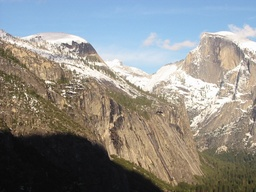
//> input picture Assignment/input1.jpg, 256 x 192 px, shrunk from 640 x 480 before the run
$ ./SIFT-skeleton   (built with g++ and OpenCV 4, older OpenCV classes emulated)
//> lines starting //> are read from the running program, lines starting //| are printed output that depends on the picture; after the words box and inside, x2 and y2 are one past the last pixel; in counts of white or black regions, pixels touching at a corner belong together
#include <opencv2/opencv.hpp>
#include <opencv2/nonfree/nonfree.hpp>
#include <iostream>
#include <vector>
#include <cmath>

#define RATIO_THR 0.4

using namespace std;
using namespace cv;

double euclidDistance(Mat& vec1, Mat& vec2);
int nearestNeighbor(Mat& vec, vector<KeyPoint>& keypoints, Mat& descriptors);
void findPairs(vector<KeyPoint>& keypoints1, Mat& descriptors1,
	vector<KeyPoint>& keypoints2, Mat& descriptors2,
	vector<Point2f>& srcPoints, vector<Point2f>& dstPoints, bool crossCheck, bool ratio_threshold);

int main() {

	Mat input1 = imread("input1.jpg", CV_LOAD_IMAGE_COLOR);
//> input1 is the input picture: 192 rows x 256 cols, CV_8UC3; mean B, G, R 135.4, 139.3, 139.5
	Mat input2 = imread("input2.jpg", CV_LOAD_IMAGE_COLOR);
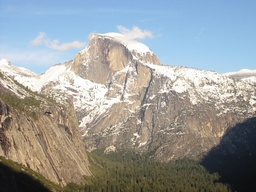
//> input picture Assignment/input2.jpg, 256 x 192 px, shrunk from 640 x 480 before the run
//> input2 is the input picture: 192 rows x 256 cols, CV_8UC3; mean B, G, R 155.6, 155.5, 151.7
	Mat input1_gray, input2_gray;

	if (!input1.data || !input2.data)
	{
		std::cout << "Could not open" << std::endl;
		return -1;
	}

	cvtColor(input1, input1_gray, CV_RGB2GRAY);
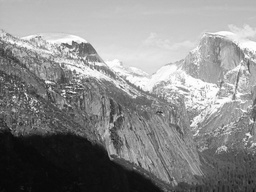
//> input1_gray: 192 rows x 256 cols, CV_8UC1; min 6, max 255, mean 138.2
	cvtColor(input2, input2_gray, CV_RGB2GRAY);
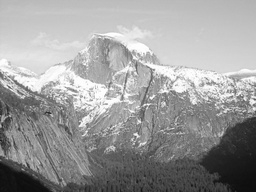
//> input2_gray: 192 rows x 256 cols, CV_8UC1; min 12, max 255, mean 155.1

	FeatureDetector* detector = new SiftFeatureDetector(
		0,		// nFeatures
		4,		// nOctaveLayers
		0.04,	// contrastThreshold
		10,		// edgeThreshold
		1.6		// sigma
	);

	DescriptorExtractor* extractor = new SiftDescriptorExtractor();

	// Create a image for displaying mathing keypoints
	Size size = input2.size();
//> size = Size(256, 192)
	Size sz = Size(size.width + input1_gray.size().width, max(size.height, input1_gray.size().height));
//> sz = Size(512, 192)
	Mat matchingImage = Mat::zeros(sz, CV_8UC3);

	input1.copyTo(matchingImage(Rect(size.width, 0, input1_gray.size().width, input1_gray.size().height)));
	input2.copyTo(matchingImage(Rect(0, 0, size.width, size.height)));
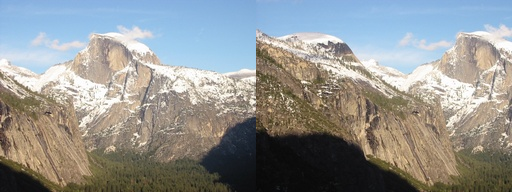
//> matchingImage: 192 rows x 512 cols, CV_8UC3; mean B, G, R 145.5, 147.4, 145.6

	// Compute keypoints and descriptor from the source image in advance
	vector<KeyPoint> keypoints1;
	Mat descriptors1;

	detector->detect(input1_gray, keypoints1);
//> keypoints1 = 462 keypoints; strongest (x, y, size): (73, 42, 2), (84, 58, 1.8), (248, 134, 2.2), (74, 71, 2.1)
	extractor->compute(input1_gray, keypoints1, descriptors1);
	printf("input1 : %d keypoints are found.\n", (int)keypoints1.size());
//| input1 : 462 keypoints are found.

	vector<KeyPoint> keypoints2;
	Mat descriptors2;

	// Detect keypoints
	detector->detect(input2_gray, keypoints2);
//> keypoints2 = 405 keypoints; strongest (x, y, size): (136, 134, 2.3), (151, 98, 2), (245, 99, 2.3), (139, 121, 2.5)
	extractor->compute(input2_gray, keypoints2, descriptors2);

	printf("input2 : %zd keypoints are found.\n", keypoints2.size());
//| input2 : 405 keypoints are found.

	for (int i = 0; i < keypoints1.size(); i++) {
		KeyPoint kp = keypoints1[i];
		kp.pt.x += size.width;
		circle(matchingImage, kp.pt, cvRound(kp.size*0.25), Scalar(255, 255, 0), 1, 8, 0);
	}
//> this loop made 462 passes
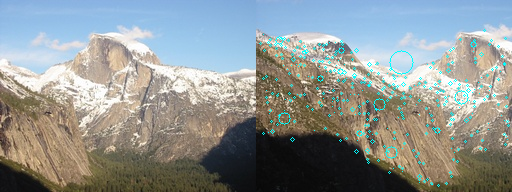
//> matchingImage: 192 rows x 512 cols, CV_8UC3; 1.58% of pixels changed, all inside (x1, y1, x2, y2) = (259, 29, 510, 187)

	for (int i = 0; i < keypoints2.size(); i++) {
		KeyPoint kp = keypoints2[i];
		circle(matchingImage, kp.pt, cvRound(kp.size*0.25), Scalar(255, 255, 0), 1, 8, 0);
	}
//> this loop made 405 passes
//> kp on passes 1 to 3: keypoint at (2.5, 78.4), size 1.8, keypoint at (3.2, 143.7), size 3.4, keypoint at (3.2, 143.7), size 3.4
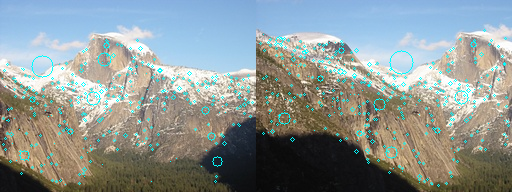
//> matchingImage: 192 rows x 512 cols, CV_8UC3; 1.36% of pixels changed, all inside (x1, y1, x2, y2) = (2, 39, 254, 185)
	Mat matchingImage2;
	matchingImage.copyTo(matchingImage2);
	// Find nearest neighbor pairs
	vector<Point2f> srcPoints;
	vector<Point2f> dstPoints;
	bool crossCheck = true;
	bool ratio_threshold = true;
	findPairs(keypoints1, descriptors1, keypoints2, descriptors2, srcPoints, dstPoints, crossCheck, ratio_threshold);
//> the loop in findPairs, `for (int i = 0; i < descriptors1.rows; i++)` made 462 passes
//> (pt1, nn, nn2, nn_cross, pt2) on passes 1 to 7: (keypoint at (3.8, 43.4), size 3.2, 4, 17, 0, keypoint at (3.8, 69.8), size 3.1), (keypoint at (7.1, 34.2), size 1.9, 169, 254, 375, keypoint at (91.2, 88.8), size 2.1), (keypoint at (7.1, 34.2), size 1.9, 270, 77, 321, keypoint at (147.1, 88.6), size 1.9), (keypoint at (7.1, 132.6), size 5.7, 306, 39, 205, keypoint at (173, 97.1), size 9.4), (keypoint at (7.5, 77.8), size 4.4, 350, 309, 112, keypoint at (213.2, 82.6), size 2.8), (keypoint at (7.6, 49.9), size 2.3, 215, 130, 422, keypoint at (117, 148.9), size 2.3), (keypoint at (9.6, 89.5), size 1.8, 182, 99, 113, keypoint at (101.9, 163.8), size 2)
//> (pt1, nn, nn2, nn_cross) on passes 61 to 66: (keypoint at (40, 64.2), size 1.8, 169, 391, 375), (keypoint at (40, 64.2), size 1.8, 96, 12, 311), (keypoint at (40.9, 94.4), size 1.9, 78, 30, 292), (keypoint at (40.9, 46.9), size 2.2, 65, 182, 282), (keypoint at (42.3, 75.3), size 4.1, 94, 365, 308), (keypoint at (42.4, 65.7), size 1.9, 164, 218, 367)
	printf("%zd keypoints are matched.(I1->I2)\n", srcPoints.size());
//| 135 keypoints are matched.(I1->I2)

	// Draw line between nearest neighbor pairs
	for (int i = 0; i < (int)srcPoints.size(); ++i) {
		Point2f pt1 = srcPoints[i];
		Point2f pt2 = dstPoints[i];
		Point2f from = pt2;
		Point2f to = Point(input1.size().width + pt1.x, pt1.y);
		line(matchingImage, from, to, Scalar(0, 0, 255));
	}
//> this loop made 135 passes
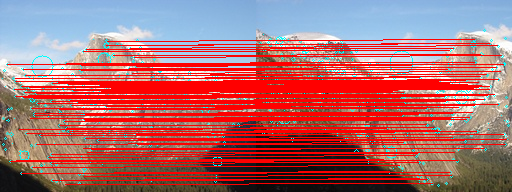
//> matchingImage: 192 rows x 512 cols, CV_8UC3; mean B, G, R 107.7, 105.8, 174.1

	// Display mathing image
	namedWindow("Matching(I1->I2)");
	imshow("Matching(I1->I2)", matchingImage);

	// Find nearest neighbor pairs
	vector<Point2f> srcPoints_cross;
	vector<Point2f> dstPoints_cross;
	findPairs(keypoints2, descriptors2, keypoints1, descriptors1, srcPoints_cross, dstPoints_cross, crossCheck, ratio_threshold);
	printf("%zd keypoints are matched.(I2->I1)\n", srcPoints_cross.size());
//| 132 keypoints are matched.(I2->I1)

	// Draw line between nearest neighbor pairs
	for (int i = 0; i < (int)srcPoints_cross.size(); ++i) {
		Point2f pt1 = srcPoints_cross[i];
		Point2f pt2 = dstPoints_cross[i];
		Point2f from = pt1;
		Point2f to = Point(size.width + pt2.x, pt2.y);
		line(matchingImage2, from, to, Scalar(0, 0, 255));
	}
//> this loop made 132 passes

	// Display mathing image
	namedWindow("Matching(I2->I1)");
	imshow("Matching(I2->I1)", matchingImage2);

	waitKey(0);

	return 0;
}

/*
Calculate euclid distance
*/
double euclidDistance(Mat& vec1, Mat& vec2) {
	double sum = 0.0;
	int dim = vec1.cols;
	for (int i = 0; i < dim; i++) {
		sum += (vec1.at<float>(0, i) - vec2.at<float>(0, i)) * (vec1.at<float>(0, i) - vec2.at<float>(0, i));
	}
	return sqrt(sum);
}

/*
Find the index of nearest neighbor point from keypoints.
*/
int nearestNeighbor(Mat& vec, vector<KeyPoint>& keypoints, Mat& descriptors) {
	int neighbor = -1;
	double minDist = 1e6;

	for (int i = 0; i < descriptors.rows; i++) {
		Mat v = descriptors.row(i);		// descriptors2의 행 순회
		//
		//	Fill the code
		//
		if (euclidDistance(vec, v) < minDist) {
			minDist = euclidDistance(vec, v);
			neighbor = i;
		}

	}

	return neighbor;
}
/*
Find the index of second nearest neighbor point from keypoints.
*/
int secondNearestNeighbor(Mat& vec, Mat& descriptors, int min_index) {
	int secondNeighbor = -1;
	double secondMinDist = 1e6;
	for (int i = 0; i < descriptors.rows; i++) {
		if (i == min_index) continue; // 첫번째로 가까운 keypoint의 인덱스면 continue
		Mat v = descriptors.row(i);
		if (euclidDistance(vec, v) < secondMinDist) {
			secondMinDist = euclidDistance(vec, v);
			secondNeighbor = i;
		}
	}
	return secondNeighbor;
}

/*
Find pairs of points with the smallest distace between them
*/
void findPairs(vector<KeyPoint>& keypoints1, Mat& descriptors1,
	vector<KeyPoint>& keypoints2, Mat& descriptors2,
	vector<Point2f>& srcPoints, vector<Point2f>& dstPoints, bool crossCheck, bool ratio_threshold) {
	for (int i = 0; i < descriptors1.rows; i++) {
		KeyPoint pt1 = keypoints1[i];
		Mat desc1 = descriptors1.row(i);
		int nn = nearestNeighbor(desc1, keypoints2, descriptors2); // input1이미지의 i번째 keypoint와 가장 가까운 input2이미지의 keypoint 인덱스

		// Refine matching points using ratio_based thresholding
		bool isMatched = true;
		if (ratio_threshold) {
			//
			//	Fill the code
			//
			int nn2 = secondNearestNeighbor(desc1, descriptors2, nn); // input1이미지의 i번째 keypoint와 두번째로 가까운 input2이미지의 keypoint 인덱스
			Mat v1 = descriptors2.row(nn); // input2이미지 nn번째 keypoint의 descriptor
			Mat v2 = descriptors2.row(nn2); // input2이미지 nn2번째 keypoint의 descriptor
			if (euclidDistance(desc1, v1) / euclidDistance(desc1, v2) >= RATIO_THR) // RATIO_THR보다 크거나 같으면 match하지 않음
				isMatched = false;
		}

		// Refine matching points using cross-checking
		if (crossCheck) {
			//
			//	Fill the code
			//
			Mat desc2 = descriptors2.row(nn); // input2이미지 nn번째 keypoint의 descriptor
			int nn_cross = nearestNeighbor(desc2, keypoints1, descriptors1); // input2이미지의 nn번째 keypoint와 가장 가까운 input1이미지의 keypoint 인덱스
			if (nn_cross != i)isMatched = false; // i->nn이고, nn->i이 아니라면 match하지 않음
		}

		KeyPoint pt2 = keypoints2[nn];
		if (isMatched) {
			srcPoints.push_back(pt1.pt);
			dstPoints.push_back(pt2.pt);
		}
	}
}
